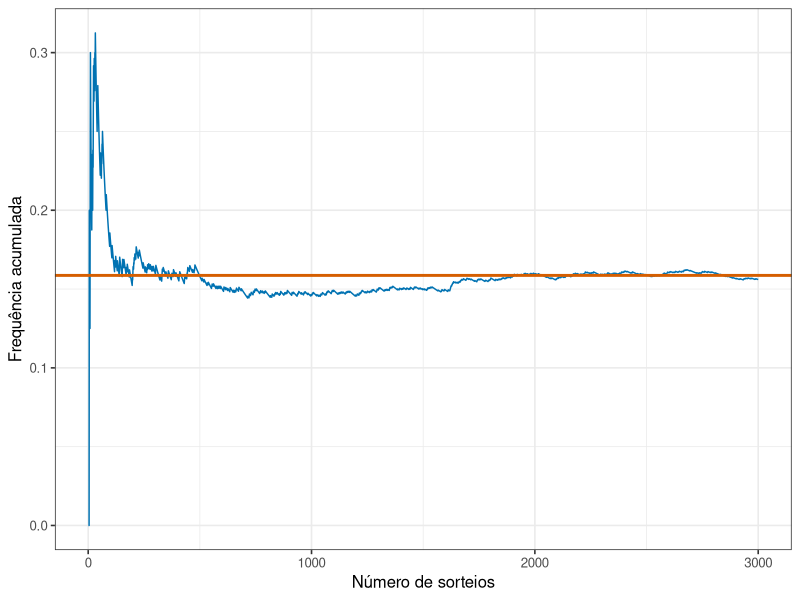
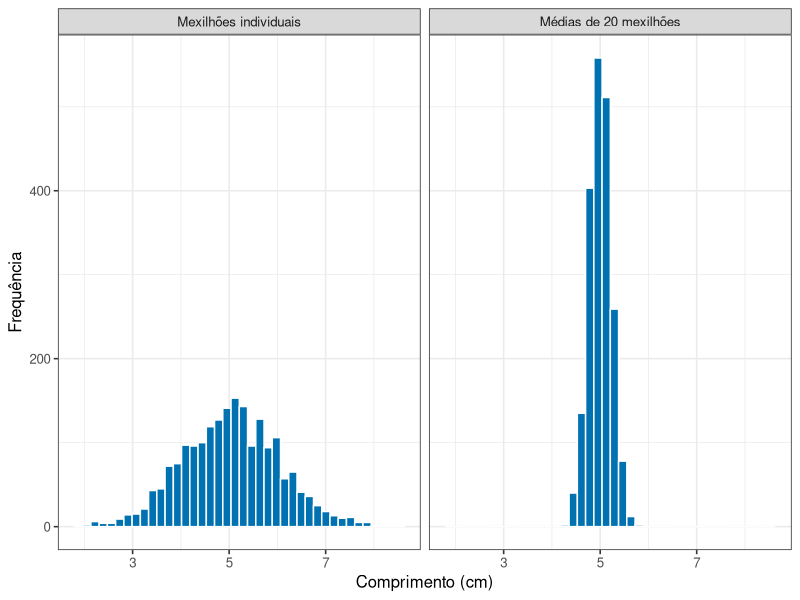
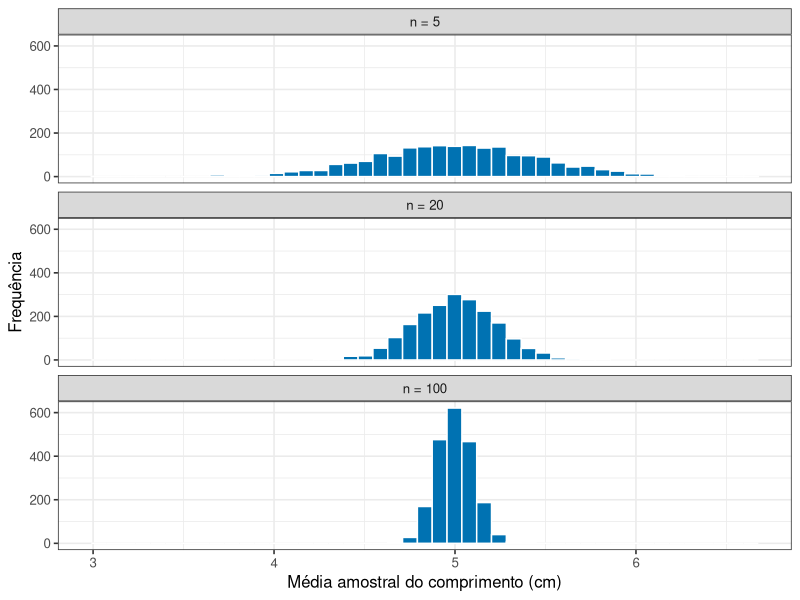
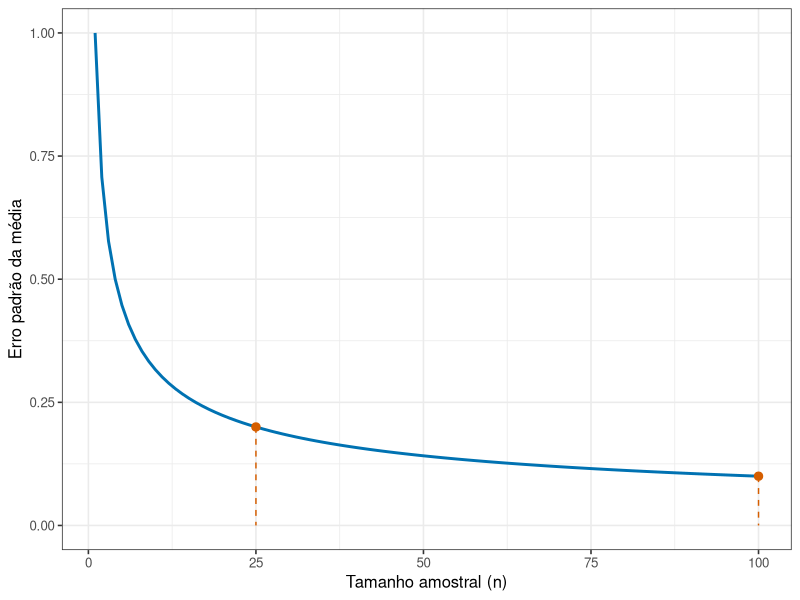
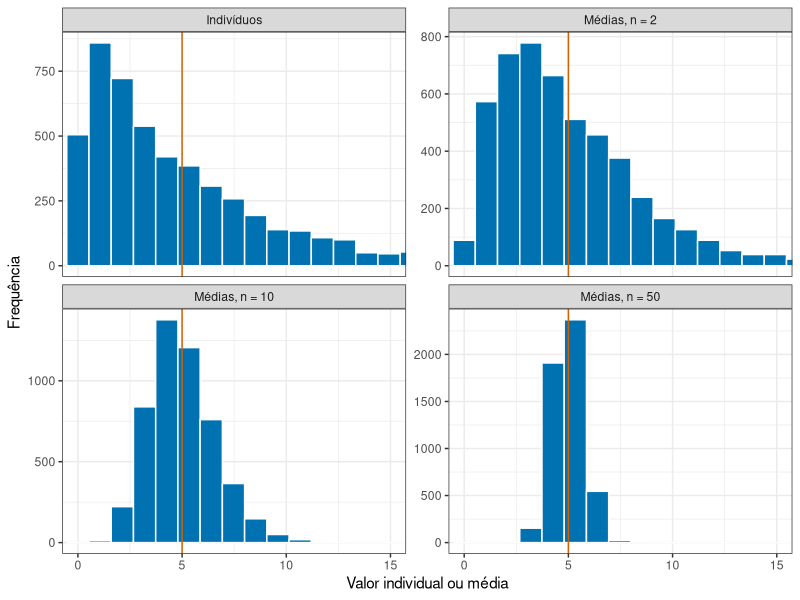

The R script that drew these images, in order:
## ---- chunk 1
#| include: false
library(tidyverse)
theme_set(theme_bw(base_size = 12))
## ---- chunk 2
#| echo: false
#| label: fig-lei-grandes-numeros
#| fig-cap: "Frequência acumulada do evento comprimento maior que 6 cm. A linha marca sua probabilidade no modelo populacional."
#| fig-alt: "Curva irregular que oscila bastante no início e se estabiliza perto de uma linha horizontal conforme aumenta o número de sorteios."
#| fig-height: 3.6
set.seed(4)
numero_sorteios <- 3000
media_populacional <- 5
desvio_populacional <- 1

sorteios <- tibble(
  repeticao = 1:numero_sorteios,
  comprimento = rnorm(numero_sorteios, media_populacional, desvio_populacional),
  evento = comprimento > 6,
  frequencia_acumulada = cumsum(evento) / repeticao
)

probabilidade_modelo <- pnorm(
  6,
  mean = media_populacional,
  sd = desvio_populacional,
  lower.tail = FALSE
)

ggplot(sorteios, aes(x = repeticao, y = frequencia_acumulada)) +
  geom_line(colour = "#0072B2") +
  geom_hline(yintercept = probabilidade_modelo, colour = "#D55E00", linewidth = 1) +
  labs(x = "Número de sorteios", y = "Frequência acumulada")
## ---- chunk 3
#| code-fold: true
#| code-summary: "Ver o núcleo da simulação em R"
media_populacional <- 5
desvio_populacional <- 1
tamanho_amostra <- 20
numero_estudos <- 2000

medias_simuladas <- replicate(
  numero_estudos,
  mean(rnorm(tamanho_amostra,
             mean = media_populacional,
             sd = desvio_populacional))
)
## ---- chunk 4
#| echo: false
formata <- function(x, d = 2) formatC(x, format = "f", digits = d, decimal.mark = ",")
media_das_medias <- formata(mean(medias_simuladas))
desvio_das_medias <- formata(sd(medias_simuladas))
## ---- chunk 5
#| code-fold: true
#| code-summary: "Ver o código em R"
#| label: fig-duas-distribuicoes
#| fig-cap: "À esquerda, os comprimentos de 2000 mexilhões individuais. À direita, as médias de 2000 amostras de 20 mexilhões cada. Os dois gráficos usam a mesma escala no eixo horizontal."
#| fig-alt: "Dois histogramas lado a lado na mesma escala. O da esquerda, de mexilhões individuais, é largo. O da direita, de médias amostrais, é muito mais estreito e concentrado em torno do centro."
#| fig-height: 3.4
individuos <- tibble(valor = rnorm(2000, mean = 5, sd = 1), tipo = "Mexilhões individuais")
medias <- tibble(valor = replicate(2000, mean(rnorm(20, mean = 5, sd = 1))),
                 tipo = "Médias de 20 mexilhões")

bind_rows(individuos, medias) |>
  mutate(tipo = fct_relevel(tipo, "Mexilhões individuais")) |>
  ggplot(aes(x = valor)) +
  geom_histogram(bins = 40, fill = "#0072B2", colour = "white") +
  facet_wrap(~ tipo) +
  labs(x = "Comprimento (cm)", y = "Frequência")
## ---- chunk 6
#| echo: false
faixa_individuos <- range(individuos$valor)
faixa_medias <- range(medias$valor)

ind_min <- formata(faixa_individuos[1], 1)
ind_max <- formata(faixa_individuos[2], 1)
med_min <- formata(faixa_medias[1], 1)
med_max <- formata(faixa_medias[2], 1)
## ---- chunk 7
#| echo: false
#| label: fig-tamanho-amostra
#| fig-cap: "Distribuição das médias amostrais para três tamanhos de amostra, na mesma população de mexilhões."
#| fig-alt: "Três histogramas empilhados. Com n igual a 5 as médias se espalham por uma faixa larga. Com n igual a 20 a faixa encolhe. Com n igual a 100 as médias ficam concentradas em torno do centro."
#| fig-height: 4.2
sim <- bind_rows(
  tibble(n = "n = 5",   media = replicate(2000, mean(rnorm(5,   mean = 5, sd = 1)))),
  tibble(n = "n = 20",  media = replicate(2000, mean(rnorm(20,  mean = 5, sd = 1)))),
  tibble(n = "n = 100", media = replicate(2000, mean(rnorm(100, mean = 5, sd = 1))))
)

sim |>
  mutate(n = fct_relevel(n, "n = 5", "n = 20", "n = 100")) |>
  ggplot(aes(x = media)) +
  geom_histogram(bins = 45, fill = "#0072B2", colour = "white") +
  facet_wrap(~ n, ncol = 1) +
  labs(x = "Média amostral do comprimento (cm)", y = "Frequência")
## ---- chunk 8
#| echo: false
faixas <- sim |>
  group_by(n) |>
  summarise(minimo = min(media), maximo = max(media))

faixa_n5   <- filter(faixas, n == "n = 5")
faixa_n100 <- filter(faixas, n == "n = 100")

n5_min   <- formata(faixa_n5$minimo, 1)
n5_max   <- formata(faixa_n5$maximo, 1)
n100_min <- formata(faixa_n100$minimo, 1)
n100_max <- formata(faixa_n100$maximo, 1)
## ---- chunk 9
#| echo: false
#| label: fig-erro-padrao-n
#| fig-cap: "Erro padrão da média em função do tamanho amostral, para uma população com desvio-padrão de 1 cm. Os pontos em n = 25 e n = 100 mostram que quadruplicar a amostra reduz o erro padrão pela metade."
#| fig-alt: "Curva decrescente do erro padrão em função do tamanho amostral. A queda é acentuada para amostras pequenas e a curva se achata progressivamente conforme n aumenta, ilustrando retornos decrescentes."
#| fig-height: 3.6
desvio_populacional <- 1

erro_padrao <- tibble(
  n = 1:100,
  ep = desvio_populacional / sqrt(n)
)

referencia <- tibble(
  n = c(25, 100),
  ep = desvio_populacional / sqrt(n)
)

ggplot(erro_padrao, aes(x = n, y = ep)) +
  geom_line(colour = "#0072B2", linewidth = 1) +
  geom_segment(data = referencia, aes(xend = n, yend = 0),
               linetype = "dashed", colour = "#D55E00") +
  geom_point(data = referencia, colour = "#D55E00", size = 2.5) +
  labs(x = "Tamanho amostral (n)", y = "Erro padrão da média")
## ---- chunk 10
#| echo: false
#| label: fig-tcl-assimetria
#| fig-cap: "População exponencial e distribuições de médias para n igual a 2, 10 e 50. A assimetria diminui, e a dispersão das médias encolhe."
#| fig-alt: "Quatro histogramas. A população e as médias de duas observações têm cauda longa à direita. Com dez observações a forma é mais simétrica. Com cinquenta se aproxima de um sino estreito."
#| fig-height: 6
numero_estudos <- 5000
media_populacional <- 5

distribuicoes <- bind_rows(
  tibble(valor = rexp(numero_estudos, rate = 1 / media_populacional),
         painel = "Indivíduos"),
  tibble(valor = replicate(numero_estudos, mean(rexp(2, rate = 1 / media_populacional))),
         painel = "Médias, n = 2"),
  tibble(valor = replicate(numero_estudos, mean(rexp(10, rate = 1 / media_populacional))),
         painel = "Médias, n = 10"),
  tibble(valor = replicate(numero_estudos, mean(rexp(50, rate = 1 / media_populacional))),
         painel = "Médias, n = 50")
) |>
  mutate(painel = factor(painel,
                         levels = c("Indivíduos", "Médias, n = 2",
                                    "Médias, n = 10", "Médias, n = 50")))

ggplot(distribuicoes, aes(x = valor)) +
  geom_histogram(bins = 45, fill = "#0072B2", colour = "white") +
  geom_vline(xintercept = media_populacional, colour = "#D55E00") +
  facet_wrap(~ painel, scales = "free_y") +
  coord_cartesian(xlim = c(0, 15)) +
  labs(x = "Valor individual ou média", y = "Frequência") +
  theme_bw(base_size = 11)
